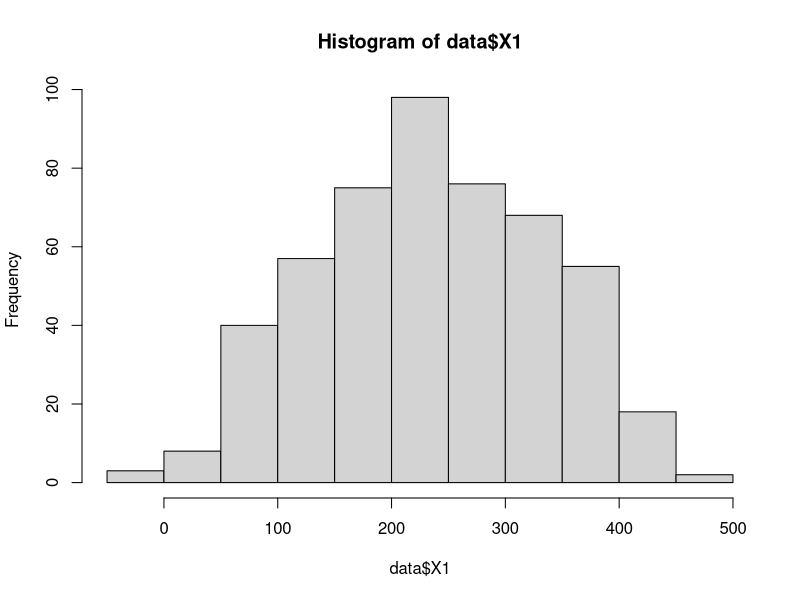
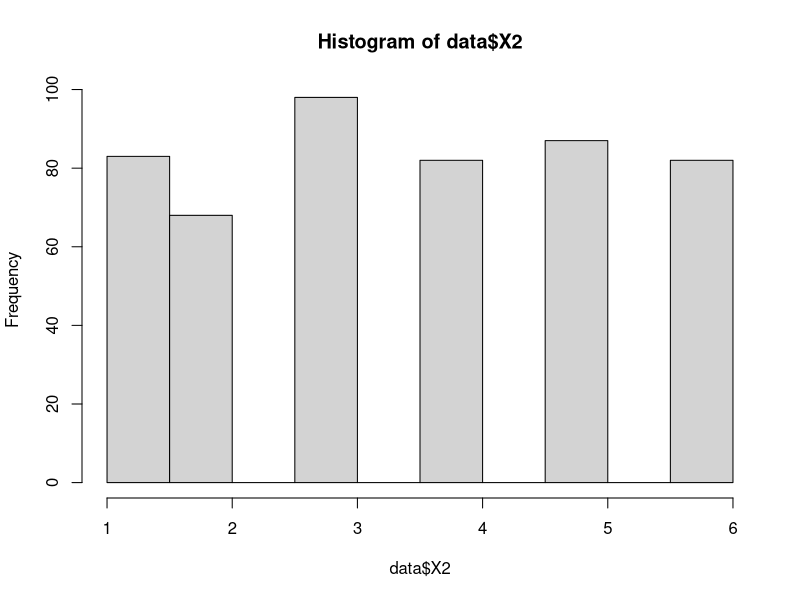
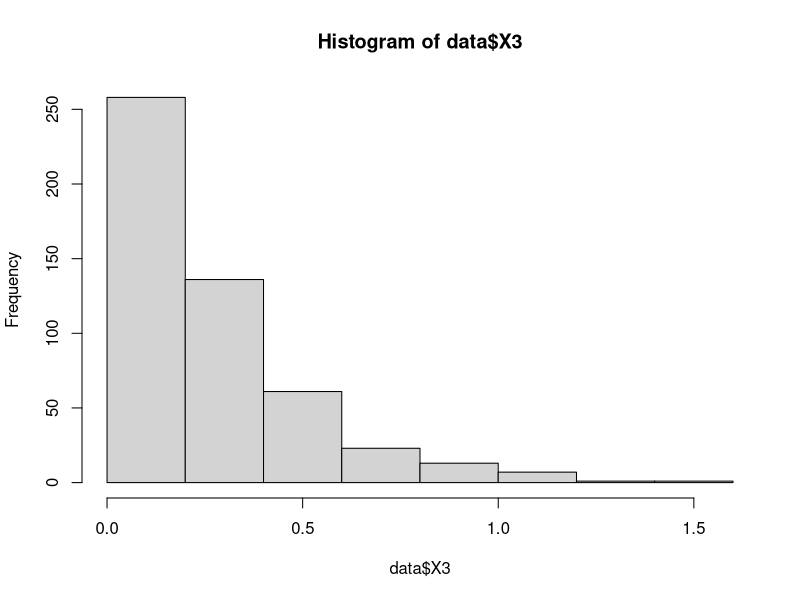
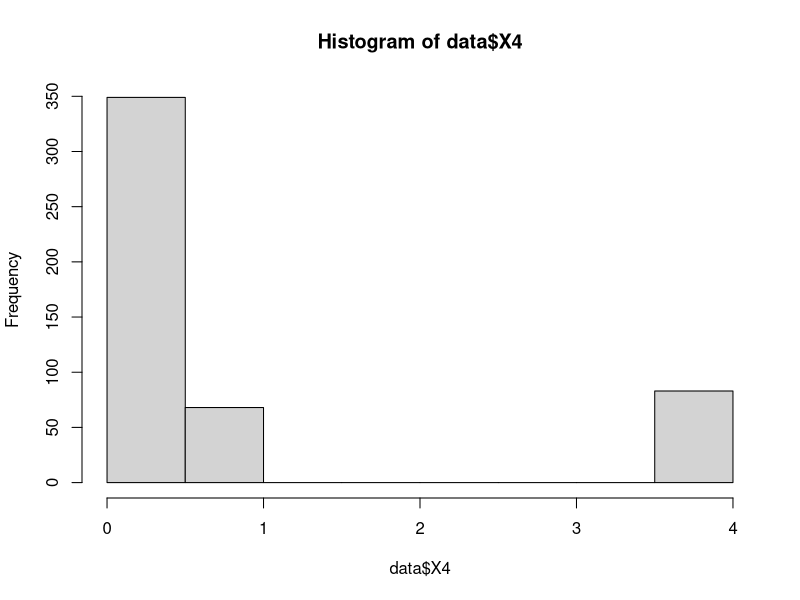
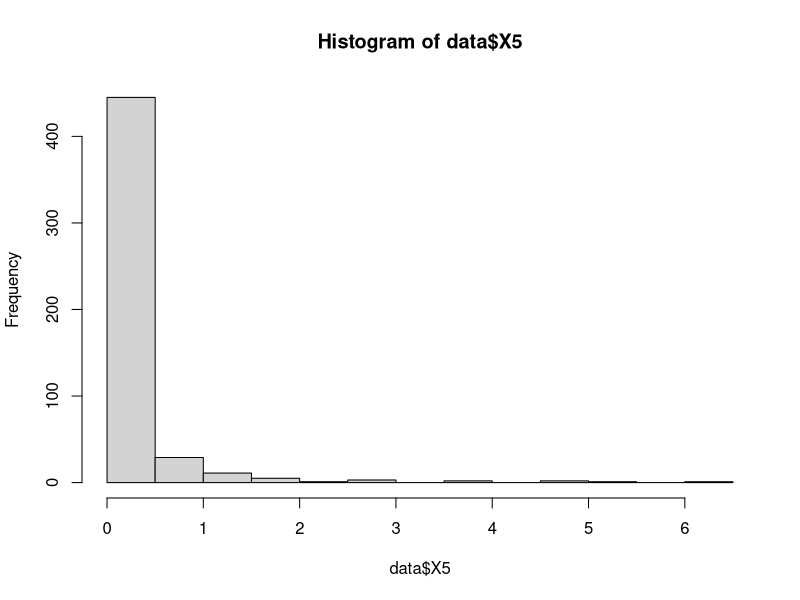
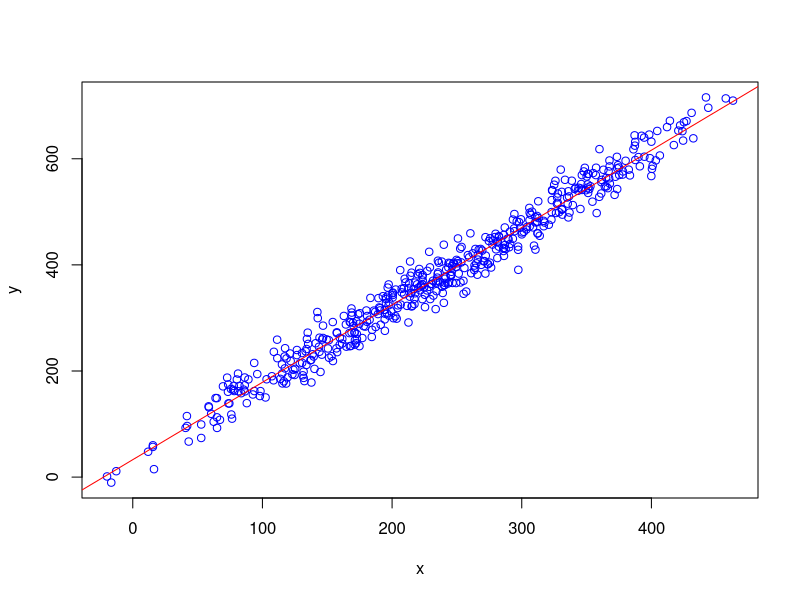
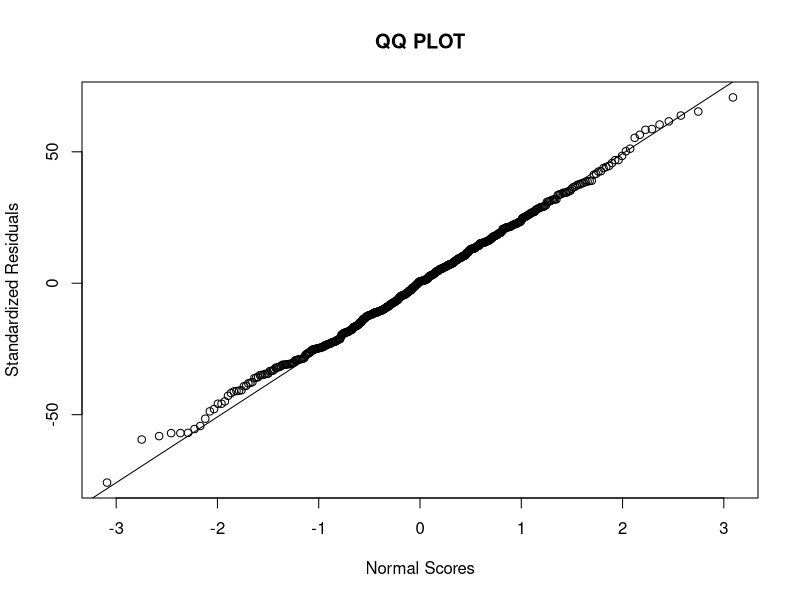
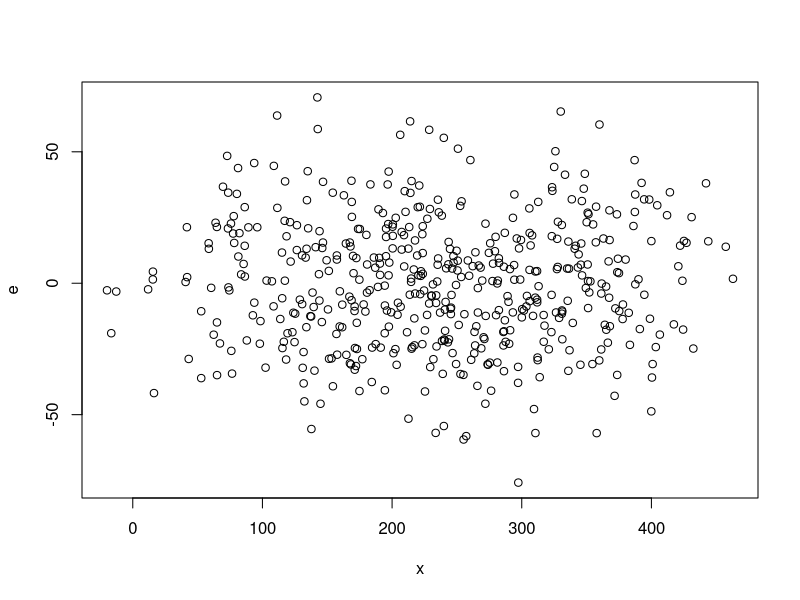

Reproduce these figures in R, in order. (Note: this script raises an error after producing the figures.)
library(MASS)
library(leaps)
library(car)

#read the dataset
data <- read.csv("dataset.csv", header=TRUE)
data 

hist(data$X1)

mx1 <- mean(data$X1)
mx1

vx1 <- var(data$X1)
vx1

summary(data$X1)

hist(data$X2)

mx2 <- mean(data$X2)
mx2

vx2 <- var(data$X2)
vx2

summary(data$X2)

hist(data$X3)

mx3 <- mean(data$X3)
mx3

vx3 <- var(data$X3)
vx3

summary(data$X3)

hist(data$X4)

mx4 <- mean(data$X4)
mx4

vx4 <- var(data$X4)
vx4

summary(data$X4)

hist(data$X5)

mx5 <- mean(data$X5)
mx5

vx5 <- var(data$X5)
vx5

summary(data$X5)

cor_data <- cor(data)

cor_data

############################################# 

y = data$Y
x = data$X1

yfit = lm(y~x)

summary(yfit)

(summary(yfit)$sigma)**2

plot(y~x,col="blue")
abline(yfit,col="red")

e = resid(yfit)

qqnorm(e,ylab="Standardized Residuals",xlab="Normal Scores",main="QQ PLOT") 
qqline(e)

plot(x,e)

yhat = predict(yfit)

plot(yhat,y)

hist(e)

plot(e)

plot(yfit)

####################### using x1, x1^2

quad.yfit = lm(y~poly(x,2,raw=T))

summary(quad.yfit)

(summary(quad.yfit)$sigma)**2

#plot(y~poly(x,2,raw=T),col="blue")
abline(quad.yfit,col="gray")


err = resid(quad.yfit)

plot(err)


##################################### using x1, x2, x3, x5

y = data$Y
x1 = data$X1
x2 = data$X2
x3 = data$X3
x4 = data$X4
x5 = data$X5

multi.yfit <- lm(y~x1+x2+x3+x5)

summary(multi.yfit)

(summary(multi.yfit)$sigma)**2

plot(y~x1+x2+x3+x5,col="blue")
abline(multi.yfit,col="red")

error = resid(multi.yfit)

qqnorm(error,ylab="Standardized Residuals",xlab="Normal Scores",main="QQ PLOT") 
qqline(error)

multi.yhat = predict(multi.yfit)

plot(multi.yhat,y)

hist(error)

plot(error)

plot(x1,e)
plot(x2,e)
plot(x3,e)

plot(multi.yfit)

###################################################  using X1, X2 and X5

mul.yfit <- lm(y~x1+x2+x5)

summary(mul.yfit)

(summary(mul.yfit)$sigma)**2

plot(y~x1+x2+x5,col="blue")
abline(multi.yfit,col="red")

er = resid(mul.yfit)

qqnorm(er,ylab="Standardized Residuals",xlab="Normal Scores",main="QQ PLOT") 
qqline(er)

mul.yhat = predict(mul.yfit)

plot(mul.yhat,y)

hist(er)

plot(er)

plot(mul.yfit)


############################################################ using X1 and X2 only 

m.yfit <- lm(y~x1+x2)

summary(m.yfit)

(summary(m.yfit)$sigma)**2

plot(y~x1+x2,col="blue")
abline(m.yfit,col="red")

err = resid(m.yfit)

qqnorm(err,ylab="Standardized Residuals",xlab="Normal Scores",main="QQ PLOT") 
qqline(err)

m.yhat = predict(m.yfit)

plot(m.yhat,y)

hist(err)

plot(err)

plot(m.yfit)

#################################################################

#we could add variables X3 and X4 and observe that the R-sq value doesn't improve

leaps<-regsubsets(y~x1+x2+x3+x5,data=data,nbest=1)  
plot(leaps)
subsets(leaps, statistic="rsq")


##################################################

mmmmyfit <- lm(y~x1+x2+x3+x5)

summary(mmmmyfit)

##################################################

mmyfit <- lm(y~x1+x2+x3+x4+x5)

summary(mmyfit)

##################################################
